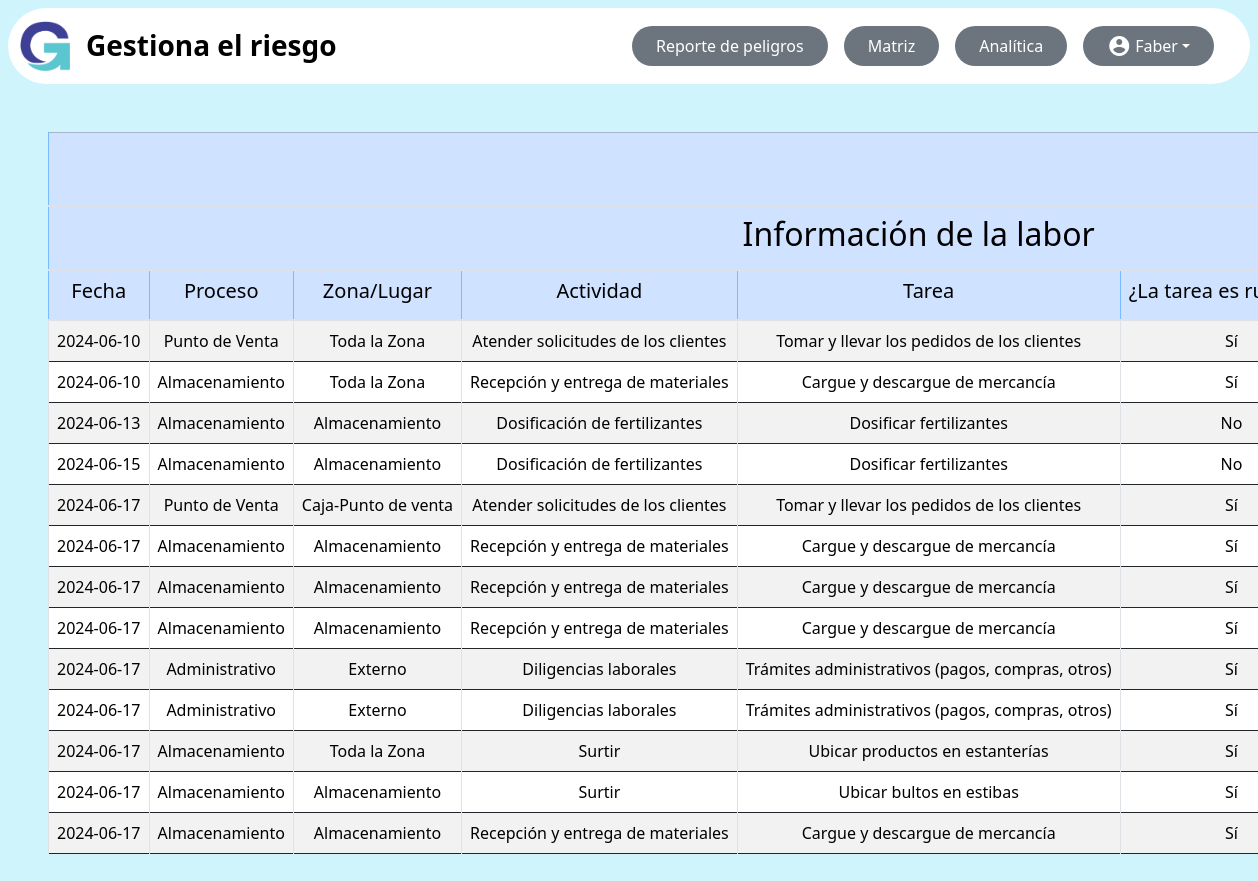
Screenshot of /usuario/matriz.php (signed in) with the database file from the repository.
### tables this page shows
CREATE TABLE `tblmatrizpeligros` (
  `Codigo` int(8) NOT NULL,
  `Usuario` varchar(10) NOT NULL,
  `Fecha` date NOT NULL,
  `Tarea` int(3) NOT NULL,
  `detallepeligro` varchar(1500) NOT NULL,
  `ZonaLugar` int(2) NOT NULL,
  `Cargos` int(2) NOT NULL,
  `DescripcionPeligro` int(2) NOT NULL,
  `ControlFuente` varchar(1500) NOT NULL,
  `ControlMedio` varchar(1500) NOT NULL,
  `ControlIndividuo` varchar(2000) NOT NULL,
  `NivelDeficiencia` int(2) NOT NULL,
  `NivelExposicion` int(1) NOT NULL,
  `NivelConsecuencia` int(3) NOT NULL,
  `NumeroExpuesto` int(3) NOT NULL,
  `MiEliminacion` varchar(2000) NOT NULL,
  `MiSustitucion` varchar(2000) NOT NULL,
  `MiControlIngenieria` varchar(2000) NOT NULL,
  `MiControlAdministrativo` varchar(2000) NOT NULL,
  `Estado` int(1) NOT NULL,
  `EfectosPosibles` varchar(1500) NOT NULL
);

CREATE TABLE `tblproceso` (
  `Codigo` int(3) NOT NULL,
  `Nombre` varchar(50) NOT NULL
);

CREATE TABLE `tblzonalugar` (
  `Codigo` int(2) NOT NULL,
  `Nombre` varchar(50) NOT NULL
);

CREATE TABLE `tblactividad` (
  `Codigo` int(3) NOT NULL,
  `Nombre` varchar(50) NOT NULL,
  `Proceso` int(3) NOT NULL
);

CREATE TABLE `tbltarea` (
  `Codigo` int(3) NOT NULL,
  `Nombre` varchar(100) NOT NULL,
  `Actividad` int(3) NOT NULL,
  `Rutinario` tinyint(1) NOT NULL
);

### usuario/matriz.php (the view, shortened to what this page needs)
<?php
include('conexion.php');
$query =
    "SELECT
mp.Codigo,
mp.Fecha,
mp.detallepeligro,
mp.ControlFuente,
mp.ControlMedio,
mp.ControlIndividuo,
mp.NumeroExpuesto,
mp.EfectosPosibles,
mp.MiEliminacion,
mp.MiSustitucion,
mp.MiControlIngenieria,
mp.MiControlAdministrativo,
ta.Nombre AS 'Tarea',
zl.Nombre AS 'ZonaLugar',
ca.Nombre AS 'Cargo',
dp.Nombre AS 'DescripcionPeligro',
nd.Nombre AS 'NivelDeficiencia',
ne.Nombre AS 'NivelExposicion',
nc.Nombre AS 'NivelConsecuencia',
ac.Nombre AS 'Actividad',
pr.Nombre AS 'Proceso',
cp.Nombre AS 'Clasificacion',
mp.NivelDeficiencia,
mp.NivelExposicion,
nc.Nombre AS 'NivelConsecuencia',
(mp.NivelDeficiencia * mp.NivelExposicion) AS 'NivelProbabilidad',
ta.Rutinario AS 'Rutinario',
((mp.NivelDeficiencia * mp.NivelExposicion) * mp.NivelConsecuencia) AS 'NivelRiesgoIntervencion',
mp.MiEliminacion,
mp.MiSustitucion,
mp.MiControlIngenieria,
mp.MiControlAdministrativo,
es.Nombre AS 'Estado',
GROUP_CONCAT(epp.nombre separator', ') as elemento
FROM
tblmatrizpeligros AS mp
INNER JOIN
tbltarea AS ta ON mp.Tarea = ta.Codigo
INNER JOIN
tblZonaLugar AS zl ON mp.ZonaLugar = zl.Codigo
INNER JOIN
tblDescripcionPeligro AS dp ON mp.DescripcionPeligro = dp.Codigo
INNER JOIN
tblclasificacionpeligro AS cp ON dp.Clasificacion = cp.Codigo
INNER JOIN
tblactividad AS ac ON ta.Actividad = ac.Codigo
INNER JOIN
tblproceso AS pr ON ac.Proceso = pr.Codigo
INNER JOIN
tblNivelDeficiencia AS nd ON mp.NivelDeficiencia = nd.ValorNivelDeficiencia
INNER JOIN
tblNivelExposicion AS ne ON mp.NivelExposicion = ne.ValorNivelExposicion
INNER JOIN
tblNivelConsecuencia AS nc ON mp.NivelConsecuencia = nc.ValorNivelConsecuencia
INNER JOIN
tblestado AS es ON mp.Estado = es.Codigo
INNER JOIN
tbleppmatrizpeligros as epm ON mp.Codigo = epm.CodigoMatrizPeligros
INNER JOIN
tblelementosproteccionpersonal as epp ON epm.CodigoElementosProteccionPersonal = epp.Codigo
INNER JOIN
tblcargos as ca ON mp.Cargos = ca.Codigo
GROUP BY mp.Codigo
ORDER BY mp.Codigo";
$resultado = $con->query($query)
?>
<!DOCTYPE html>
<html lang="en">
<head>
    <link rel="stylesheet" href="https://stackpath.bootstrapcdn.com/bootstrap/4.5.2/css/bootstrap.min.css">
    <?php
    include('vistas/script.php');
    ?>
</head>
<body class=bg-info-subtle>
    <?php
    include('vistas/nav1.php');
    ?>
    <div class="table-responsive m-5" style="overflow-y: auto;">
        <table class="table table-bordered table-striped table-hover" id="tabla_matriz">
            <thead class="table-primary">
                <tr>
                    <th colspan="30">
                        <h1>IDENTIFICACIÓN DE PELIGROS, EVALUACIÓN Y VALORACIÓN DE RIESGOS - GTC-45
                        </h1>
                    </th>
                </tr>
                <tr>
                    <th colspan="8">
                        <h2>Información de la labor</h2>
                    </th>
                </tr>
                <tr>
                    <th>
                        <h5>Fecha</h5>
                    </th>
                    <th>
                        <h5>Proceso</h5>
                    </th>
                    <th>
                        <h5>Zona/Lugar</h5>
                    </th>
                    <th>
                        <h5>Actividad</h5>
                    </th>
                    <th>
                        <h5>Tarea</h5>
                    </th>
                    <th>
                        <h5>¿La tarea es rutinaria?</h5>
                    </th>
                </tr>
            </thead>
            <tbody>
                <?php
                while ($dato = $resultado->fetch_assoc()) {
                ?>
                    <tr>
                        <td><?php echo "{$dato['Fecha']}" ?></td>
                        <td><?php echo "{$dato['Proceso']}" ?></td>
                        <td><?php echo "{$dato['ZonaLugar']}" ?></td>
                        <td><?php echo "{$dato['Actividad']}" ?></td>
                        <td><?php echo "{$dato['Tarea']}" ?></td>
                        <td><?php echo ($dato['Rutinario'] == 1) ? 'Sí' : 'No'; ?></td>
                    </tr>
                <?php
                }
                ?>
            </tbody>
        </table>
    </div>
</body>
</html>

### usuario/vistas/script.php (shortened to what this page needs)
<link href="https://cdn.jsdelivr.net/npm/bootstrap@5.3.2/dist/css/bootstrap.min.css" rel="stylesheet">
<link rel="stylesheet" href="../css/style.css">
<link href="https://cdn.jsdelivr.net/npm/sweetalert2@11.11.1/dist/sweetalert2.min.css" rel="stylesheet">

### usuario/vistas/nav1.php (shortened to what this page needs)
<?php
$nombre_usuario = isset($_SESSION['nombre']) ? explode(" ", $_SESSION['nombre'])[0] : "Usuario";
?>
<nav class="navbar sticky-top navbar-expand-lg bg-white m-2 rounded-pill">
    <div class="container-fluid">
        <a class="navbar-brand d-flex align-items-center" href="./bienvenido.php">
            <img id="logo" src="./img/logouser.png" alt="Logo" width="50" height="50" class="d-inline-block align-text-top">
            <h3 class="fw-bold ms-3 mt-2">Gestiona el riesgo</h3>
        </a>
        <div class="offcanvas offcanvas-end" tabindex="-1" id="offcanvasNavbar" aria-labelledby="offcanvasNavbarLabel">
            <div class="offcanvas-body">
                <ul class="navbar-nav justify-content-end flex-grow-1 pe-3">
                    <li class="nav-item m-2">
                        <a class="nav-link px-4 active bg-secondary text-white rounded-pill" aria-current="page" href="./index_editado.php">Reporte de peligros</a>
                    </li>
                    <li class="nav-item m-2">
                        <a class="nav-link px-4 active bg-secondary text-white rounded-pill" aria-current="page" href="./matriz.php">Matriz</a>
                    </li>
                    <li class="nav-item m-2">
                        <a class="nav-link px-4 active bg-secondary text-white rounded-pill" aria-current="page" href="#">Analítica</a>
                    </li>
                    <li class="nav-item m-2 dropdown">
                        <a class="nav-link px-4 active bg-secondary text-white rounded-pill d-flex" role="button" data-bs-toggle="dropdown" aria-expanded="false">
                            <span class="material-icons">
                            </span>
                            <div><b class="dropdown-toggle fw-normal ms-1"><?php echo htmlspecialchars($nombre_usuario); ?></b></div>
                        </a>
                    </li>
                </ul>
            </div>
        </div>
    </div>
</nav>

### usuario/matriz.php (style rules this page uses)
#tabla_matriz th:nth-child(-n+6), #tabla_matriz td:nth-child(-n+6) { position: sticky; left: 0; z-index: 1; }
.table-responsive { overflow-x: auto; }
#tabla_matriz th, #tabla_matriz td { white-space: nowrap; }
#tabla_matriz th { min-width: 100px; }
#tabla_matriz th, #tabla_matriz td { text-align: center; }
#tabla_matriz th h5 { text-align: center; }

### rows the page displays
tblmatrizpeligros: Fecha "2024-06-10", tblproceso.Nombre "Punto de Venta", ZonaLugar.Nombre "Toda la Zona", tblactividad.Nombre "Atender solicitudes de los clientes", Tarea.Nombre "Tomar y llevar los pedidos de los clientes", shows "Sí"
tblmatrizpeligros: Fecha "2024-06-10", tblproceso.Nombre "Almacenamiento", ZonaLugar.Nombre "Toda la Zona", tblactividad.Nombre "Recepción y entrega de materiales", Tarea.Nombre "Cargue y descargue de mercancía", shows "Sí"
tblmatrizpeligros: Fecha "2024-06-13", tblproceso.Nombre "Almacenamiento", ZonaLugar.Nombre "Almacenamiento", tblactividad.Nombre "Dosificación de fertilizantes", Tarea.Nombre "Dosificar fertilizantes"
tblmatrizpeligros: Fecha "2024-06-15", tblproceso.Nombre "Almacenamiento", ZonaLugar.Nombre "Almacenamiento", tblactividad.Nombre "Dosificación de fertilizantes", Tarea.Nombre "Dosificar fertilizantes"
tblmatrizpeligros: Fecha "2024-06-17", tblproceso.Nombre "Punto de Venta", ZonaLugar.Nombre "Caja-Punto de venta", tblactividad.Nombre "Atender solicitudes de los clientes", Tarea.Nombre "Tomar y llevar los pedidos de los clientes", shows "Sí"
tblmatrizpeligros: Fecha "2024-06-17", tblproceso.Nombre "Almacenamiento", ZonaLugar.Nombre "Almacenamiento", tblactividad.Nombre "Recepción y entrega de materiales", Tarea.Nombre "Cargue y descargue de mercancía", shows "Sí"
tblmatrizpeligros: Fecha "2024-06-17", tblproceso.Nombre "Almacenamiento", ZonaLugar.Nombre "Almacenamiento", tblactividad.Nombre "Recepción y entrega de materiales", Tarea.Nombre "Cargue y descargue de mercancía", shows "Sí"
tblmatrizpeligros: Fecha "2024-06-17", tblproceso.Nombre "Almacenamiento", ZonaLugar.Nombre "Almacenamiento", tblactividad.Nombre "Recepción y entrega de materiales", Tarea.Nombre "Cargue y descargue de mercancía", shows "Sí"
tblmatrizpeligros: Fecha "2024-06-17", tblproceso.Nombre "Administrativo", ZonaLugar.Nombre "Externo", tblactividad.Nombre "Diligencias laborales", Tarea.Nombre "Trámites administrativos (pagos, compras, otros)", shows "Sí"
tblmatrizpeligros: Fecha "2024-06-17", tblproceso.Nombre "Administrativo", ZonaLugar.Nombre "Externo", tblactividad.Nombre "Diligencias laborales", Tarea.Nombre "Trámites administrativos (pagos, compras, otros)", shows "Sí"
tblmatrizpeligros: Fecha "2024-06-17", tblproceso.Nombre "Almacenamiento", ZonaLugar.Nombre "Toda la Zona", tblactividad.Nombre "Surtir", Tarea.Nombre "Ubicar productos en estanterías", shows "Sí"
tblmatrizpeligros: Fecha "2024-06-17", tblproceso.Nombre "Almacenamiento", ZonaLugar.Nombre "Almacenamiento", tblactividad.Nombre "Surtir", Tarea.Nombre "Ubicar bultos en estibas", shows "Sí"
tblmatrizpeligros: Fecha "2024-06-17", tblproceso.Nombre "Almacenamiento", ZonaLugar.Nombre "Almacenamiento", tblactividad.Nombre "Recepción y entrega de materiales", Tarea.Nombre "Cargue y descargue de mercancía", shows "Sí"

### other values shown
$nombre_usuario "Faber"
